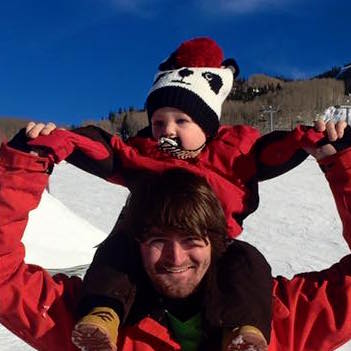
#> input picture newExamples/me_ReidCrestedButte.jpg, 351 x 351 px
$ python Get_Img_Individual_Channels.py   (older library calls are emulated)
#> lines starting #> are read from the running program, lines starting #| are printed output that depends on the picture
from PIL import Image
import numpy as np
from scipy import misc

nephew = Image.open("me_ReidCrestedButte.jpg")
#> nephew is the input picture: PIL image 351x351 RGB; mean R, G, B 84.8, 67, 87.4
meUS = Image.open("me_UintaSummit.jpg")
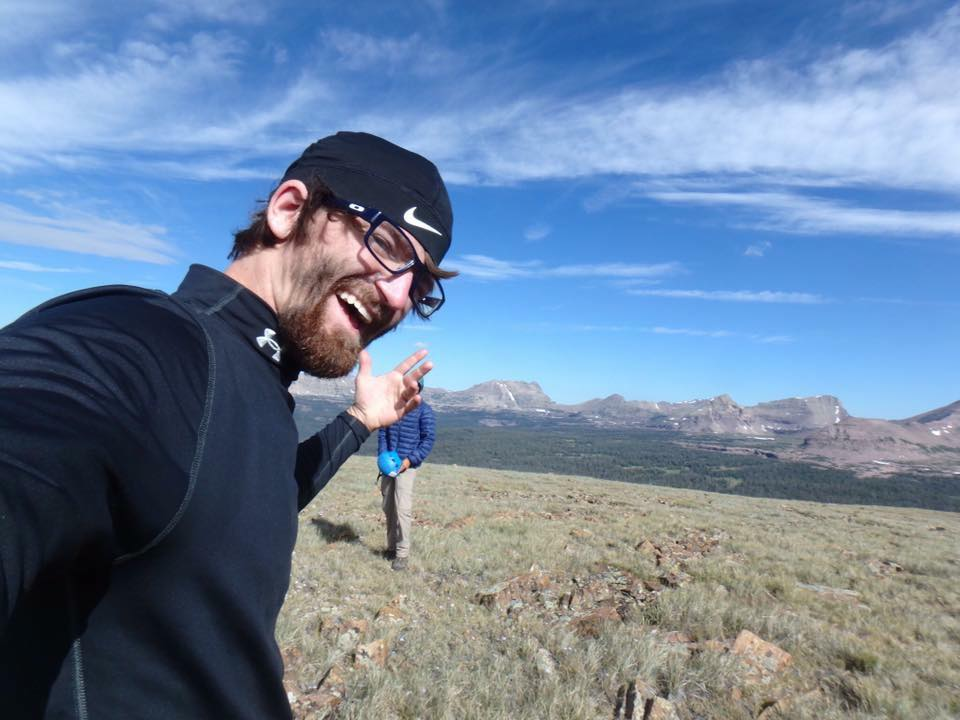
#> input picture newExamples/me_UintaSummit.jpg, 960 x 720 px
#> meUS is the input picture: PIL image 960x720 RGB; mean R, G, B 109.3, 130.7, 157.7
meCA = Image.open("me_90MilePaddleCORvr.jpg")
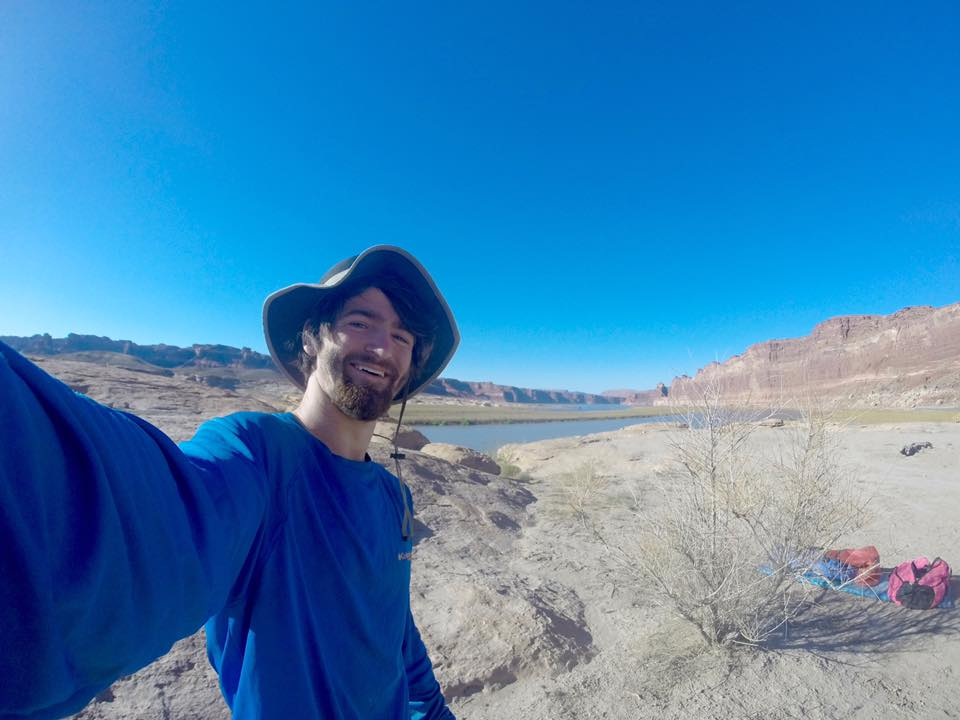
#> input picture newExamples/me_90MilePaddleCORvr.jpg, 960 x 720 px
#> meCA is the input picture: PIL image 960x720 RGB; mean R, G, B 66.6, 130.9, 180.7
#> (the run stopped early here; a loop or call above may not have finished)
